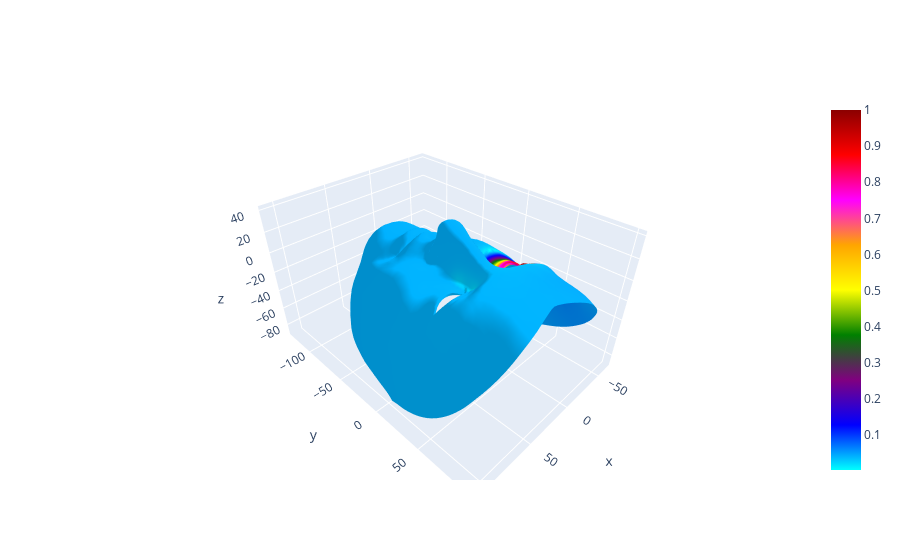

The notebook cell saved with this chart:
### Markdown cell above
# Implementation of Example - based facial rigging 
(https://lgg.epfl.ch/publications/2010/siggraph2010EBFR.pdf)

Provided a set of generic blend shapes and a new face with a small number of scanned training poses (unconstrained expressions), the algorithm can progressively deform the generic blend shapes so that they can reproduce the training poses optimally during facial animation. In other words, the algorithm personalised the generic blend shapes to match the real expressions of any given face.   


* All input data must share the same topology (same mesh). If you have a target face which is in a different topology than the generic blend shapes, use deformation transfer (https://github.com/vasiliskatr/deformation_transfer_ARkit_blendshapes) to create a set of generic blend shapes in the target topology.

### Code cell
# # # # # # # Example Based Rigging # # # # # # #           
  
# Get the landmarks which remain unaffected across different facial expressions.
# This will enable the best alignement between meshes with variable expressions. 
skull_landmaks_target = LICT_narrow.LM[13::]
 

print('Starting example based rigging for face ')  
start_ebr = time.time()
        
# Parametrs chosen according to the original paper - refer to it for more details
kappa = 0.1
theta = 2
n_iterations = 3
distribution = np.flip(np.logspace(0.1, 1, n_iterations, endpoint=True))
beta = t3d.normalise (distribution, 0.02, 0.09)
gamma = t3d.normalise (distribution, 80, 1000)
       
    
# # # # # # #        
objpath_training_poses = 'data/training_poses/'
objpath_target_neutral = 'data/training_poses/0.obj'
objpath_personalised_bs = 'personalised_blendshapes/' 

# # # # # # # # # # # # # # Create matrices and structures before the main loop
B_0, _, _, _ = t3d.Read(objpath_target_neutral, QuadMode = True)
A_BS_model, B_BS_model, A_0, faces, n, bs_names = ebr.reading_generic_bs('data/generic_blendShapes/')
n_vertices = A_0.shape[1]
tri = faces.T 
num_triangles = tri.shape[0]
S_training_poses, m = ebr.reading_training_data(objpath_training_poses)
# Allign all training poses to neutral pose using 'skull' landmarks      
for i in range (len(S_training_poses)):
    S_training_poses[i] = t3d.align_target_to_source(S_training_poses[i], faces, skull_landmaks_target, B_0, faces, skull_landmaks_target) 
        
Alpha_star = ebr.blend_shape_weights(A_0, B_0, A_BS_model, S_training_poses)
A_0 = A_0.T
B_0 = B_0.T

A_BS_model = ebr.columnise(A_BS_model)
A_BS_model = np.asarray(A_BS_model)

S_training_poses = ebr.columnise(S_training_poses) 
M_A_star_f = ebr.make_M_A_star_fast(tri, A_0, B_0, A_BS_model)
W_seed_f = ebr.make_W_seed_fast(tri, A_BS_model, kappa, theta)
M_S_minus_M_B_0_f, M_B_0_f, M_S_f = ebr.make_M_S_minus_M_B_0_fast(S_training_poses, B_0, tri)
A_sparse_recon = ebr.make_A_sparse_reconstruction(tri, n_vertices)
  
Alpha_optimum = Alpha_star.copy()

# Main loop
for opt_iteration in range(n_iterations):
    
    print('\nOptimization Step: ' + str(opt_iteration))
    print('Part A:')
    print('Calculating new triangle local frames...')
    start_temp = time.time()
    I = np.eye(3)
    A = sp.kron(Alpha_optimum, I)
    M_B = np.zeros((n*3, 2*num_triangles))
    M_B = ebr.lf_optimisation (num_triangles, A.A, M_S_minus_M_B_0_f, M_B, M_A_star_f, beta, gamma, W_seed_f, opt_iteration, n, m)
    print ("...done in ",(time.time() - start_temp), "sec") 
    print('\nReconstructing vertex positions of unknown blendshapes from M_B...')
    #RECONSTRUCTION
    start = time.time()
    reconstruction = [ebr.recon(M_B, A_sparse_recon, n_vertices, num_triangles, i) for i in range(n)]
    for f in reconstruction:
        idx = f[3]
        B_BS_model[idx][0, :] = f[0]
        B_BS_model[idx][1, :] = f[1]
        B_BS_model[idx][2, :] = f[2]
    
    print ("done in  ",(time.time() - start), "sec") 
    print('\nPart B:')
    print('Optimising blend shape weights...')
    # Step B - Hold blendshapes  constant and solve for optimum weights
    start_temp = time.time()
    B_BS_model = np.asarray(B_BS_model)
    B_All = B_BS_model.reshape(n, n_vertices*3)
    B_All = B_All.T
    for i in range(m): 
        Sj_minus_B0 = (S_training_poses[i]-B_0).T.reshape(n_vertices*3, 1)
        qp_P = 2 * (B_All.T @ B_All + gamma[opt_iteration] * np.identity(n))
        qp_q = -2 * (Sj_minus_B0.T @ B_All+ gamma[opt_iteration] * Alpha_star[i, :]).flatten()
        qp_lb = np.zeros(n)
        qp_ub = np.ones(n)
        Alpha_optimum_temp = solve_qp(P=qp_P, q=qp_q, lb=qp_lb, ub=qp_ub, solver='osqp')      
        Alpha_optimum[i, :] = Alpha_optimum_temp
    print ("...done in ",(time.time() - start_temp), "sec") 
    Exp1 = B_0 + B_BS_model[13].T
    t3d.ShowDeltaGrad(B_0.T,Exp1.T, faces)
end = time.time()
print(end-start)

# save generated bs
if not os.path.exists(objpath_personalised_bs):
    os.makedirs(objpath_personalised_bs)
i =0
for delta in B_BS_model:
    blend_shape = delta + B_0.T
    blend_shape = t3d.align_target_to_source(blend_shape, faces, skull_landmaks_target,B_0.T, faces, skull_landmaks_target)
    t3d.SaveObj(blend_shape, faces, objpath_target_neutral, save_destination = objpath_personalised_bs + bs_names[i] +'.obj' , CM=True)
    i = i+1
            
print (" All done in ",(time.time() - start_ebr), " sec")

### Figure 1 — Plotly figure (JSON) as saved in the notebook; plotly's stock layout.template omitted (floating-point values rounded to 4 significant figures; data arrays with more than 128 entries replaced by an {"elided": "..."} marker saying what was removed)
{"data": [{"colorscale": [[0, "cyan"], [0.125, "blue"], [0.25, "purple"], [0.375, "green"], [0.5, "yellow"], [0.625, "orange"], [0.75, "magenta"], [0.875, "red"], [1, "darkred"]], "hovertext": {"elided": "6706 str values"}, "i": {"elided": "13120 int values"}, "intensity": {"elided": "6706 float values"}, "j": {"elided": "13120 int values"}, "k": {"elided": "13120 int values"}, "showscale": true, "type": "mesh3d", "x": {"elided": "6706 float values"}, "y": {"elided": "6706 float values"}, "z": {"elided": "6706 float values"}}], "layout": {}}
